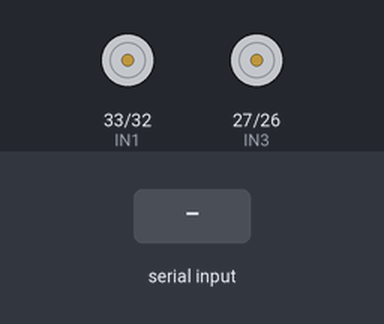
Recording of a sketch running on a simulated ESP32. Parts: motor-driver pin pairs drawn as motors (green arrow = first pin HIGH = forward, orange = second pin HIGH = backward, longer = more drive, scaled by the enable pin). Inputs (shaded band) come from the test bench. Nothing arrives over Bluetooth unless stated.

Above: at 1.2 s.
1.3 s: "a" received over the second serial link
At 2.3 s:
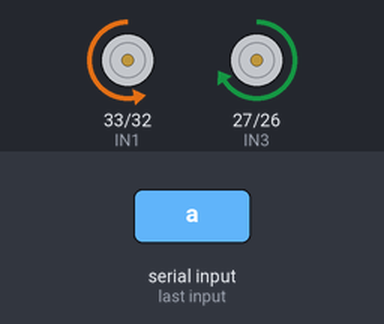
2.8 s: "b" received over the second serial link
At 3.4 s:
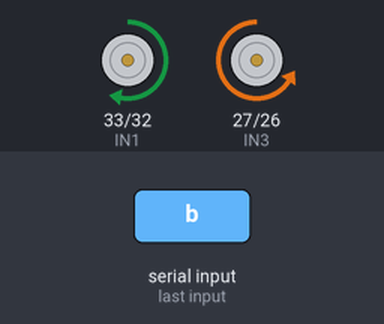
4.3 s: "c" received over the second serial link
At 4.6 s:
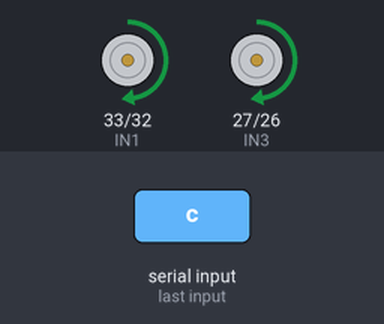
5.8 s: "d" received over the second serial link
At 7.0 s:
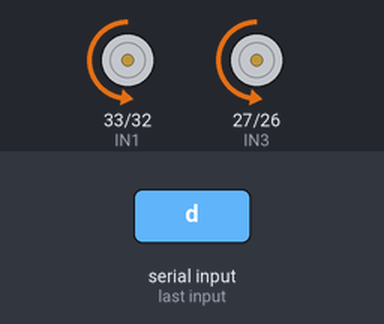
Timing chart, 0 to 8.3 s (numbered marks = the images above; inputs shaded):
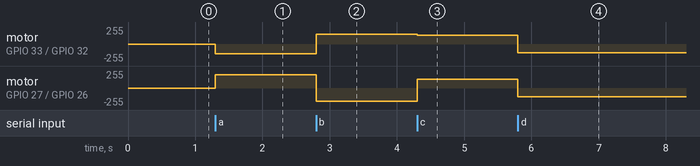

The sketch:

BT.ino
```cpp
#include "BluetoothSerial.h"

//--------Pin on L298N---------//
int ENA = 25;
int IN1 = 33;
int IN2 = 32;
int ENB = 14;
int IN3 = 27;
int IN4 = 26;

#if !defined(CONFIG_BT_ENABLED) || !defined(CONFIG_BLUEDROID_ENABLED)
#error Bluetooth is not enabled! Please run make menuconfig to and enable it
#endif

const int frequency = 500;
const int motorLeft = 0;
const int motorRight = 1;
const int resolution = 8;
BluetoothSerial SerialBT;
//================================================
unsigned char command, command_old;

void setup() {
  Serial.begin(115200);
  SerialBT.begin("SoccerRobot_1"); // Robot Bluetooth Name

  pinMode(ENA, OUTPUT);
  pinMode(IN1, OUTPUT);
  pinMode(IN2, OUTPUT);
  pinMode(ENB, OUTPUT);
  pinMode(IN3, OUTPUT);
  pinMode(IN4, OUTPUT);
  digitalWrite(IN1, LOW);
  digitalWrite(IN2, LOW);
  digitalWrite(IN3, LOW);
  digitalWrite(IN4, LOW);

  ledcSetup(motorLeft, frequency, resolution);
  ledcAttachPin(ENA, motorLeft);
  ledcSetup(motorRight, frequency, resolution);
  ledcAttachPin(ENB, motorRight);
}

void loop() {
 if (SerialBT.available()) {
command = SerialBT.read();
}
//Handle command received
//======================================
if(command_old != command){
if(command == 'a'){
//Perform Task a here
forward();
}
else if(command == 'b'){
//Perform Task b here
reverse();
}
else if(command == 'c'){
//Perform Task b here
turn_Left();
}
else if(command == 'd'){
//Perform Task b here
turn_Right();
}
else if(command == 'e'){
//Perform Task b here
stop();
}
command_old = command;
}
//=======================================
}

void forward(){
  digitalWrite(IN1, LOW);
  digitalWrite(IN2, HIGH);
  ledcWrite(motorLeft, 150);
  digitalWrite(IN3, HIGH);
  digitalWrite(IN4, LOW);
  ledcWrite(motorRight, 200);
}

void reverse(){
  digitalWrite(IN1, HIGH);
  digitalWrite(IN2, LOW);
  ledcWrite(motorLeft, 150);
  digitalWrite(IN3, LOW);
  digitalWrite(IN4, HIGH);
  ledcWrite(motorRight, 200);
}

void turn_Left(){
  digitalWrite(IN1, HIGH);
  digitalWrite(IN2, LOW);
  ledcWrite(motorLeft, 130);
  digitalWrite(IN3, HIGH);
  digitalWrite(IN4, LOW);
  ledcWrite(motorRight, 130);
}

void turn_Right(){
  digitalWrite(IN1, LOW);
  digitalWrite(IN2, HIGH);
  ledcWrite(motorLeft, 130);
  digitalWrite(IN3, LOW);
  digitalWrite(IN4, HIGH);
  ledcWrite(motorRight, 130);
}

void stop(){
  digitalWrite(IN1, LOW);
  digitalWrite(IN2, LOW);
  ledcWrite(motorLeft, 0);
  digitalWrite(IN3, LOW);
  digitalWrite(IN4, LOW);
  ledcWrite(motorRight, 0);
}

void curve_Left(){
  //tactical
  digitalWrite(IN1, HIGH);
  digitalWrite(IN2, LOW);
  ledcWrite(motorLeft, 110);
  digitalWrite(IN3, HIGH);
  digitalWrite(IN4, LOW);
  ledcWrite(motorRight, 130);
}

void curve_Right(){
  //tactical
  digitalWrite(IN1, LOW);
  digitalWrite(IN2, HIGH);
  ledcWrite(motorLeft, 130);
  digitalWrite(IN3, LOW);
  digitalWrite(IN4, HIGH);
  ledcWrite(motorRight, 110);
}
```

Measured:
- after the input at 1.3 s, motor on GPIO 33 (IN1) / GPIO 32 (IN2): stopped → backward 149/255 at once; motor on GPIO 27 (IN3) / GPIO 26 (IN4): stopped → forward 199/255 at once
- after the input at 2.8 s, motor on GPIO 33 (IN1) / GPIO 32 (IN2): backward 149/255 → forward 149/255 at once; motor on GPIO 27 (IN3) / GPIO 26 (IN4): forward 199/255 → backward 199/255 at once
- after the input at 4.3 s, motor on GPIO 33 (IN1) / GPIO 32 (IN2): forward 149/255 → forward 129/255 at once; motor on GPIO 27 (IN3) / GPIO 26 (IN4): backward 199/255 → forward 129/255 at once
- after the input at 5.8 s, motor on GPIO 33 (IN1) / GPIO 32 (IN2), motor on GPIO 27 (IN3) / GPIO 26 (IN4): forward 129/255 → backward 129/255 at once
